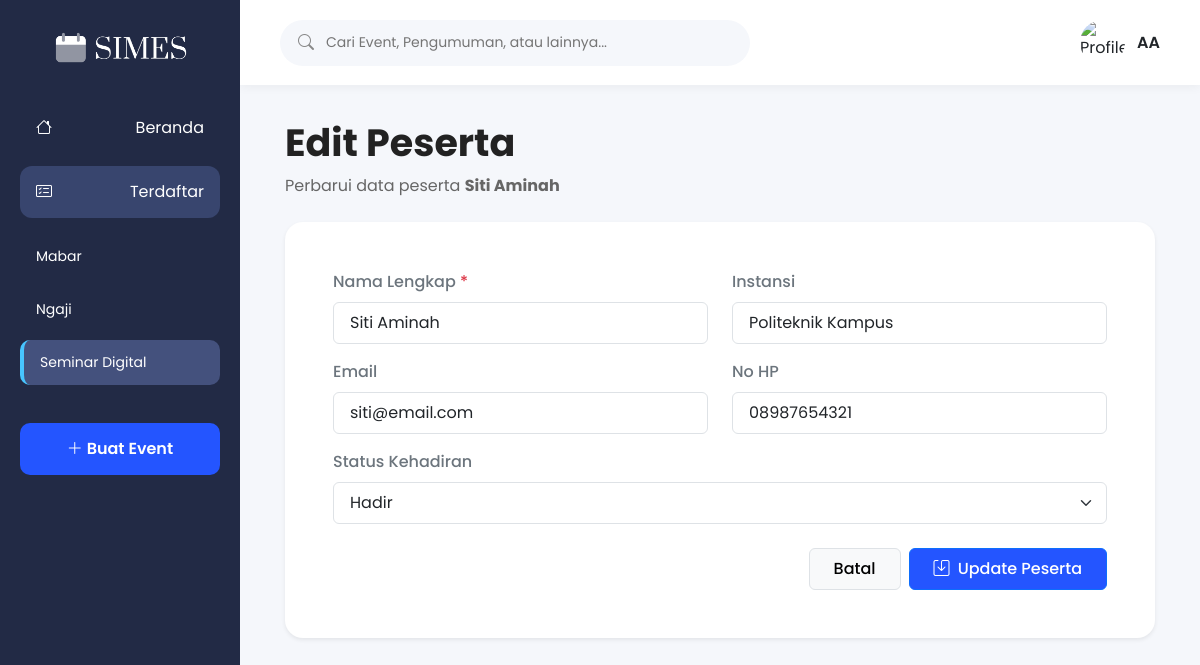
The page /participants/edit.php?id_peserta=25&id_event=9 (signed in) on the database its author committed.
### tables this page shows
CREATE TABLE IF NOT EXISTS `events` (
  `id_event` int(11) NOT NULL AUTO_INCREMENT,
  `id_user` int(11) NOT NULL,
  `nama_event` varchar(150) NOT NULL,
  `kategori_event` varchar(100) NOT NULL,
  `lokasi` varchar(150) NOT NULL,
  `tanggal` date NOT NULL,
  `waktu` time NOT NULL,
  `penanggung_jawab` varchar(100) NOT NULL,
  `deskripsi` text DEFAULT NULL,
  `banner` varchar(255) DEFAULT NULL,
  `status_event` enum('draft','akan datang','berlangsung','selesai') DEFAULT 'draft',
  `created_at` timestamp NOT NULL DEFAULT current_timestamp(),
  PRIMARY KEY (`id_event`),
  KEY `fk_events_user` (`id_user`)
);

CREATE TABLE IF NOT EXISTS `participants` (
  `id_peserta` int(11) NOT NULL AUTO_INCREMENT,
  `id_event` int(11) NOT NULL,
  `nama` varchar(100) NOT NULL,
  `instansi` varchar(100) DEFAULT NULL,
  `email` varchar(100) DEFAULT NULL,
  `no_hp` varchar(20) DEFAULT NULL,
  `status_kehadiran` enum('hadir','belum hadir') DEFAULT 'belum hadir',
  `created_at` timestamp NOT NULL DEFAULT current_timestamp(),
  PRIMARY KEY (`id_peserta`),
  KEY `fk_participants_event` (`id_event`)
);

### participants/edit.php (the view, shortened to what this page needs)
<?php
include '../config/database.php';
$id_peserta = (int) $_GET['id_peserta'];
$id_event   = (int) $_GET['id_event'];
$id_user    = $_SESSION['id_user'];
$query="SELECT *
        FROM participants
        WHERE id_peserta='$id_peserta'
        AND id_event='$id_event'";
$result=mysqli_query($conn,$query);
$peserta=mysqli_fetch_assoc($result);
$result_sidebar = mysqli_query(
    $conn,
    "SELECT id_event,nama_event
     FROM events
     WHERE id_user='$id_user'
     ORDER BY id_event DESC"
);
?>
<!DOCTYPE html>
<html lang="id">
<head>
    <link href="https://cdn.jsdelivr.net/npm/bootstrap@5.3.3/dist/css/bootstrap.min.css" rel="stylesheet">
    <link rel="stylesheet" href="https://cdn.jsdelivr.net/npm/bootstrap-icons@1.11.3/font/bootstrap-icons.css">
    <link rel="stylesheet" href="../assets/css/peserta.css">
</head>
<body>
    <div class="wrapper">
        <aside class="sidebar">
            <div class="logo">
                <img src="../assets/img/logo.png" alt="Logo">
            </div>
            <ul class="menu">
                <li>
                    <a href="../beranda.php">
                        <i class="bi bi-house"></i>
                        Beranda
                    </a>
                </li>
                <li class="active">
                    <a href="index.php?id_event=<?= $id_event; ?>">
                        <i class="bi bi-card-checklist"></i>
                        Terdaftar
                    </a>
                </li>
            </ul>
            <div class="event-list">
                <?php while ($sidebar = mysqli_fetch_assoc($result_sidebar)): ?>
                    <a href="index.php?id_event=<?= $sidebar['id_event']; ?>"
                       class="<?= ($sidebar['id_event'] == $id_event) ? 'selected' : ''; ?>">
                        <?= htmlspecialchars($sidebar['nama_event']); ?>
                    </a>
                <?php endwhile; ?>
            </div>
            <button class="btn-event" onclick="window.location='../events/create.php'">
                <i class="bi bi-plus-lg"></i>
                Buat Event
            </button>
        </aside>
        <main class="main-content">
            <header class="topbar">
                <div class="search">
                    <i class="bi bi-search"></i>
                    <input type="text" placeholder="Cari Event, Pengumuman, atau lainnya..." disabled>
                </div>
                <div class="profile">
                    <img src="../assets/img/profile.png" alt="Profile">
                    <span><?= htmlspecialchars($_SESSION['nama']); ?></span>
                </div>
            </header>
            <div class="content">
                <div class="content-header mb-4">
                    <div>
                        <h2>Edit Peserta</h2>
                        <p>Perbarui data peserta <strong><?= htmlspecialchars($peserta['nama']); ?></strong></p>
                    </div>
                </div>
                <div class="card border-0 shadow-sm" style="border-radius: 18px; background: #FFFFFF;">
                    <div class="card-body p-4 p-md-5">
                        <form action="update.php" method="POST">
                            <div class="row mb-3">
                                <div class="col-md-6">
                                    <label class="form-label fw-medium text-secondary">Nama Lengkap <span class="text-danger">*</span></label>
                                    <input type="text" name="nama" class="form-control px-3 py-2" value="<?= htmlspecialchars($peserta['nama']); ?>" required>
                                </div>
                                <div class="col-md-6 mt-3 mt-md-0">
                                    <label class="form-label fw-medium text-secondary">Instansi</label>
                                    <input type="text" name="instansi" class="form-control px-3 py-2" value="<?= htmlspecialchars($peserta['instansi']); ?>">
                                </div>
                            </div>
                            <div class="row mb-3">
                                <div class="col-md-6">
                                    <label class="form-label fw-medium text-secondary">Email</label>
                                    <input type="email" name="email" class="form-control px-3 py-2" value="<?= htmlspecialchars($peserta['email']); ?>">
                                </div>
                                <div class="col-md-6 mt-3 mt-md-0">
                                    <label class="form-label fw-medium text-secondary">No HP</label>
                                    <input type="text" name="no_hp" class="form-control px-3 py-2" value="<?= htmlspecialchars($peserta['no_hp']); ?>">
                                </div>
                            </div>
                            <div class="mb-4">
                                <label class="form-label fw-medium text-secondary">Status Kehadiran</label>
                                <select name="status_kehadiran" class="form-select px-3 py-2">
                                    <option value="hadir" <?= $peserta['status_kehadiran'] == 'hadir' ? 'selected' : ''; ?>>
                                        Hadir
                                    </option>
                                </select>
                            </div>
                            <div class="d-flex justify-content-end gap-2 mt-4">
                                <a href="index.php?id_event=<?= $id_event; ?>" class="btn btn-light px-4 py-2 border fw-medium">
                                    Batal
                                </a>
                                <button type="submit" class="btn btn-primary px-4 py-2 fw-medium" style="background: #2455FF;">
                                    <i class="bi bi-save me-1"></i> Update Peserta
                                </button>
                            </div>
                        </form>
                    </div>
                </div>
            </div>
        </main>
    </div>
</body>
</html>

### assets/css/peserta.css (style rules this page uses)
* { margin: 0; padding: 0; box-sizing: border-box; font-family: 'Poppins', sans-serif; }
body { background: #F5F7FB; }
.wrapper { display: flex; }
.sidebar { width: 240px; background: #222A45; position: fixed; left: 0; top: 0; bottom: 0; padding: 30px 20px; color: #fff; overflow-y: auto; }
.logo { text-align: center; margin-bottom: 35px; }
.logo img { width: 135px; }
.menu { list-style: none; padding: 0; }
.menu li { margin-bottom: 12px; }
.menu li a { color: #fff; text-decoration: none; display: flex; justify-content: space-between; align-items: center; padding: 14px 16px; border-radius: 12px; transition: .3s; }
.menu li.active a { background: #38456E; }
.event-list { margin-top: 10px; }
.event-list a { display: block; color: #fff; text-decoration: none; font-size: 14px; padding: 12px 16px; border-radius: 10px; margin-bottom: 8px; transition: .3s; }
.event-list .selected { background: #44517D; border-left: 4px solid #47C5FF; }
.btn-event { width: 100%; margin-top: 30px; border: none; background: #2455FF; color: #fff; padding: 14px; border-radius: 10px; font-weight: 600; transition: .3s; }
.main-content { margin-left: 240px; width: calc(100% - 240px); transition: all 0.3s ease; }
.topbar { height: 85px; background: #fff; display: flex; justify-content: space-between; align-items: center; padding: 0 40px; box-shadow: 0 2px 10px rgba(0,0,0,.05); }
.search { width: 470px; height: 46px; background: #F5F7FB; border-radius: 30px; display: flex; align-items: center; padding: 0 18px; }
.search i { color: #888; }
.search input { width: 100%; border: none; background: transparent; margin-left: 12px; outline: none; font-size: 14px; }
.profile { display: flex; align-items: center; gap: 12px; }
.profile img { width: 45px; height: 45px; border-radius: 50%; object-fit: cover; }
.profile span { font-weight: 600; }
.content { padding: 35px 45px; }
.content-header { margin-bottom: 30px; }
.content-header h2 { font-size: 38px; font-weight: 700; color: #222; }
.content-header p { color: #666; margin-top: 5px; }

### rows shown on the page
events: nama_event "Mabar"
events: nama_event "Ngaji"
events: nama_event "Seminar Digital"
participants: nama "Siti Aminah", instansi "Politeknik Kampus", email "siti@email.com", no_hp "08987654321", status_kehadiran "Hadir"

### other values the page prints
$_SESSION['nama'] "AA"
